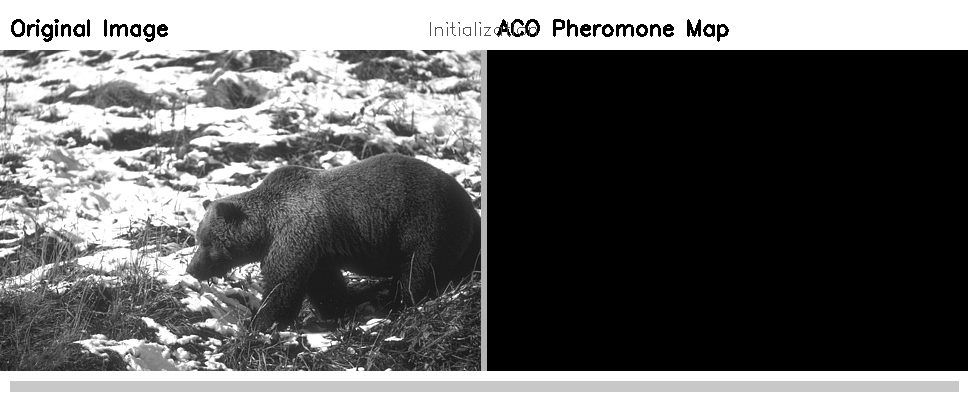
#> input picture video_frames/frame_0000.png, 968 x 401 px; its folder holds 4 pictures in this run
$ python stitch_video.py
#> lines starting #> are read from the running program, lines starting #| are printed output that depends on the picture
"""Stitch video_frames/ into an MP4 video using OpenCV VideoWriter."""

import os
import cv2
import glob

frames_dir = "video_frames"
output_path = "ACO_Edge_Detection_Demo.mp4"
fps = 5

# Collect frames in order
frame_files = sorted(glob.glob(os.path.join(frames_dir, "frame_*.png")))
print(f"Found {len(frame_files)} frames in {frames_dir}/")

if not frame_files:
    print("No frames found!")
    exit(1)

# Read first frame to get dimensions
sample = cv2.imread(frame_files[0])
#> sample is the input picture: shape (401, 968, 3); min 0, max 255, mean 100.6
h, w = sample.shape[:2]
#> h = 401; w = 968

# Ensure even dimensions for h264
h_even = h if h % 2 == 0 else h + 1
#> h_even = 402
w_even = w if w % 2 == 0 else w + 1
#> w_even = 968

fourcc = cv2.VideoWriter_fourcc(*'mp4v')
writer = cv2.VideoWriter(output_path, fourcc, fps, (w_even, h_even))

for f in frame_files:
    frame = cv2.imread(f)
    if frame.shape[0] != h_even or frame.shape[1] != w_even:
        frame = cv2.copyMakeBorder(frame, 0, h_even - frame.shape[0],
                                    0, w_even - frame.shape[1],
                                    cv2.BORDER_CONSTANT, value=(255, 255, 255))
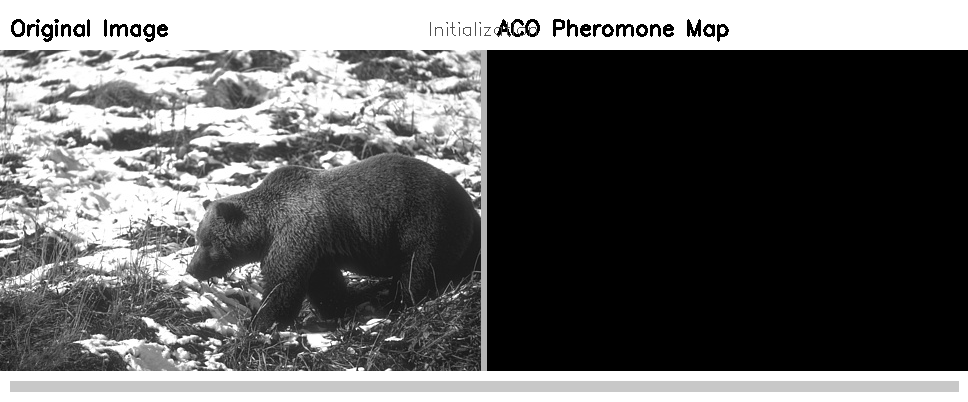
#> frame: shape (402, 968, 3); min 0, max 255, mean 100.9
    writer.write(frame)
#> pass 2 of the loop `for f in frame_files:`:
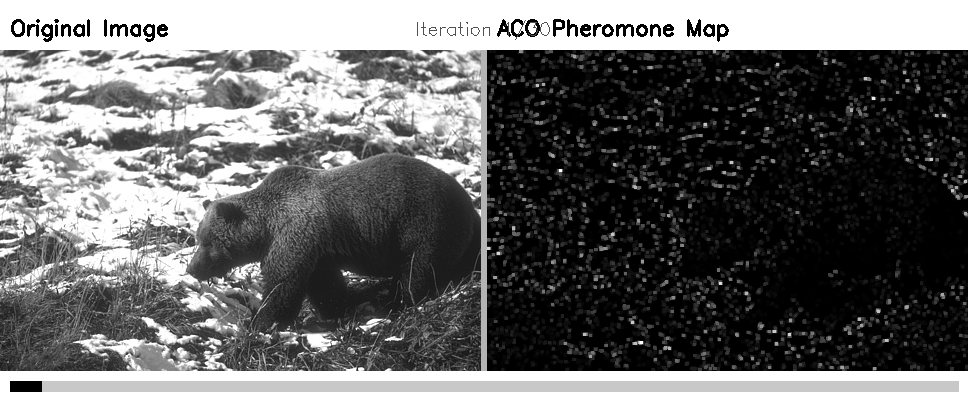
#> input picture video_frames/frame_0001.png, 968 x 401 px
#> frame is the input picture: shape (401, 968, 3); min 0, max 255, mean 105.5
#> `frame = cv2.copyMakeBorder(frame, 0, h_even - frame.shape[0], 0, w_eve..`:
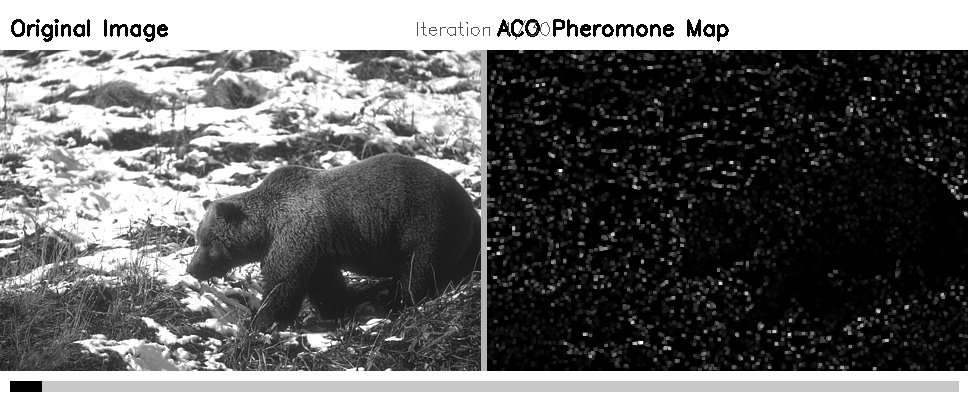
#> frame: shape (402, 968, 3); min 0, max 255, mean 105.8
#> pass 3 of the loop `for f in frame_files:`:
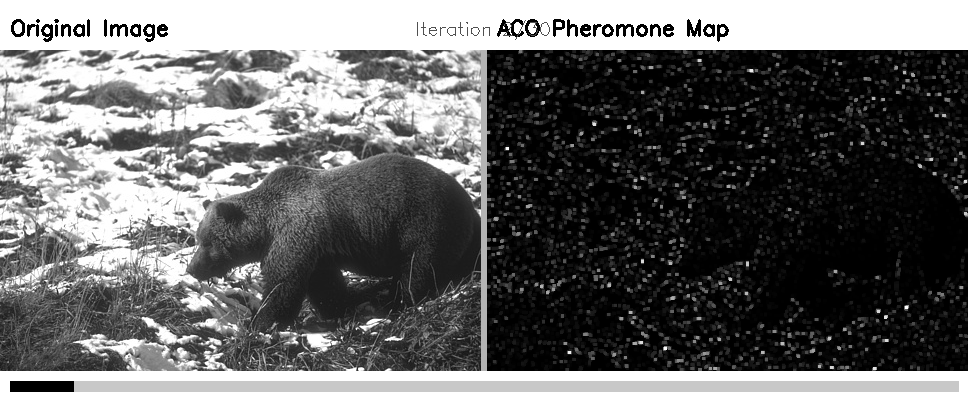
#> input picture video_frames/frame_0002.png, 968 x 401 px
#> frame is the input picture: shape (401, 968, 3); min 0, max 255, mean 105.2
#> `frame = cv2.copyMakeBorder(frame, 0, h_even - frame.shape[0], 0, w_eve..`:
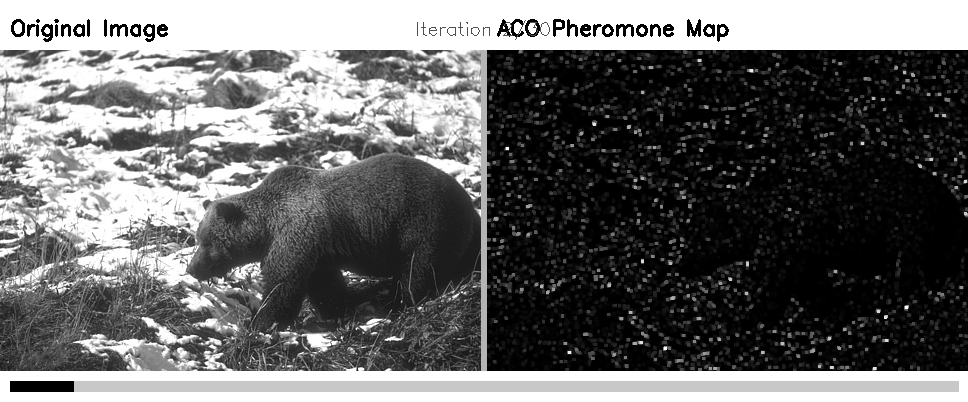
#> frame: shape (402, 968, 3); min 0, max 255, mean 105.6
#> the loop made 4 passes; the first 3 are shown

writer.release()
print(f"✓ Video saved to: {output_path}")
print(f"  Resolution: {w_even}x{h_even}, FPS: {fps}, Duration: {len(frame_files)/fps:.1f}s")
#|   Resolution: 968x402, FPS: 5, Duration: 0.8s
